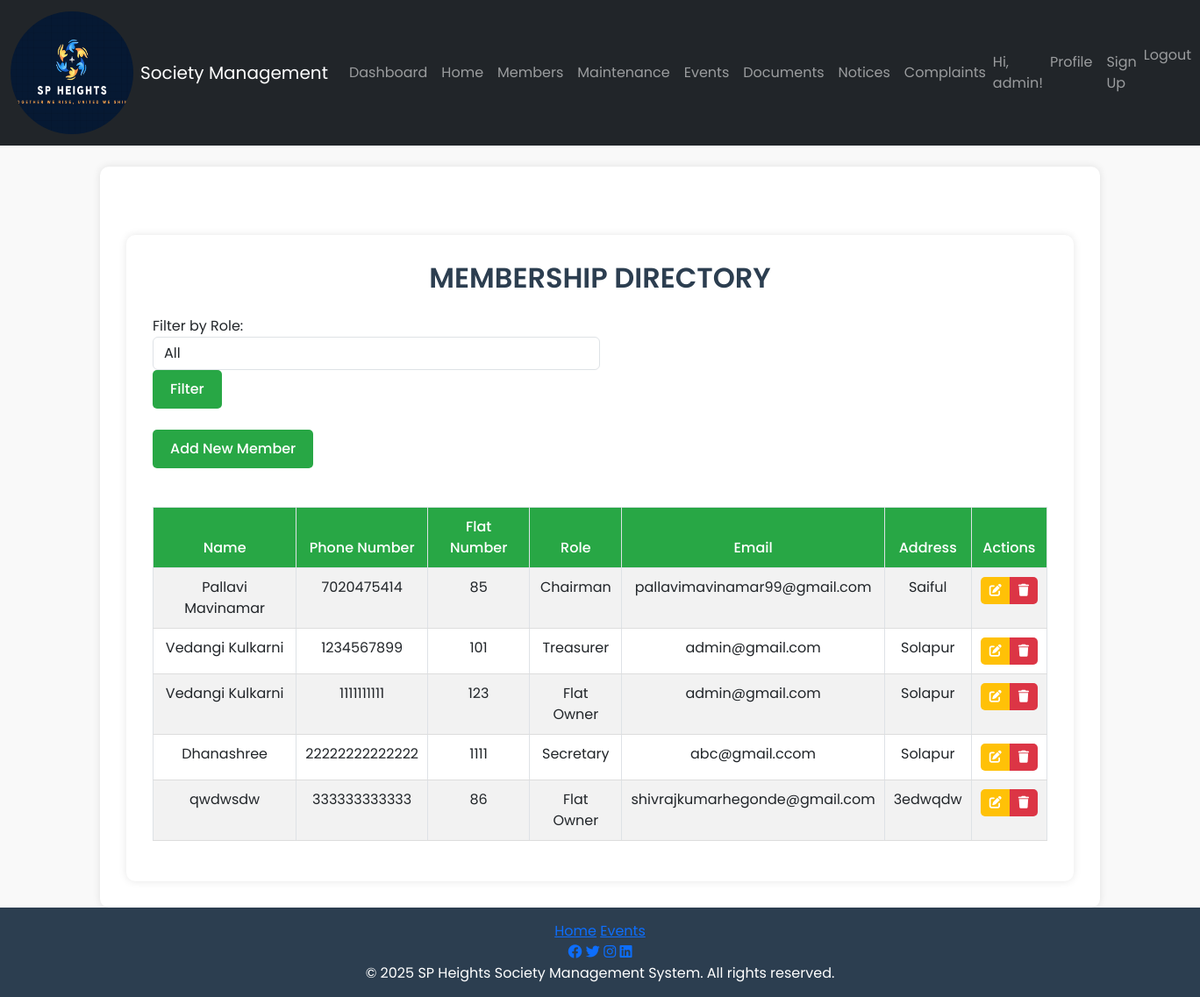
Screenshot of /membership/ (signed in) with the database file from the repository.
### society/models.py (models this page shows, shortened)
class CustomUser(AbstractUser):
    USER_TYPE_CHOICES = [
        ('admin', 'Admin'),
        ('flat_owner', 'Flat Owner'),
        ('tenant', 'Tenant'),
    ]
    phone_number = models.CharField(max_length=15)
    flat_number = models.CharField(max_length=10)
    user_type = models.CharField(max_length=20, choices=USER_TYPE_CHOICES, default='flat_owner')
    is_admin = models.BooleanField(default=False)
    is_flat_owner = models.BooleanField(default=False)
    is_tenant = models.BooleanField(default=False)

class Member(models.Model):
    name = models.CharField(max_length=100)  # Default name for existing records
    phone_number = models.CharField(max_length=15)
    flat_number = models.CharField(max_length=10, unique=True)  # Ensure uniqueness
    role = models.CharField(max_length=50, choices=ROLE_CHOICES)
    email = models.EmailField()
    address = models.TextField()

### society/views.py (the view)
# urls.py: path('membership/', views.membership_directory, name='membership_directory'),
@login_required
def membership_directory(request):
    members = Member.objects.all()
    if request.GET.get('role'):
        role_filter = request.GET.get('role')
        members = members.filter(role=role_filter)
    is_admin = request.user.is_admin  # or request.user.role == 'Admin'
    return render(request, 'membership_directory.html', {'members': members})

### template/membership_directory.html (shortened to what this page needs)
    {% extends 'base.html' %}
    {% block content %}
    {% load static %}
    <link rel="stylesheet" href="{% static 'css/membership_directory.css' %}">
    <div class="container mt-5">
        <h2 class="text-center mb-4 animated-heading">Membership Directory</h2>
        <form method="GET" action="" class="mb-4 filter-form animated-form">
            <div class="form-row">
                <div class="col-md-6">
                    <label for="role">Filter by Role:</label>
                    <select name="role" id="role" class="form-control">
                        <option value="">All</option>
                    </select>
                </div>
                <div class="col-md-6">
                    <button type="submit" class="btn btn-success mt-4 mt-md-0 btn-block filter-button animated-button">Filter</button>
                </div>
            </div>
        </form>
        {% if request.user.is_superuser %}
            <a href="{% url 'add_member' %}" class="btn btn-info mb-4 add-member-button animated-button">Add New Member</a>
        {% endif %}
        <table class="table table-striped table-bordered member-table animated-table">
            <thead>
                <tr>
                    <th>Name</th>
                    <th>Phone Number</th>
                    <th>Flat Number</th>
                    <th>Role</th>
                    <th>Email</th>
                    <th>Address</th>
                    {% if request.user.is_superuser %}
                        <th class="text-center">Actions</th>
                    {% endif %}
                </tr>
            </thead>
            <tbody>
                {% for member in members %}
                    <tr class="animated-row">
                        <td>{{ member.name }}</td>
                        <td>{{ member.phone_number }}</td>
                        <td>{{ member.flat_number }}</td>
                        <td>{{ member.get_role_display }}</td>
                        <td>{{ member.email }}</td>
                        <td>{{ member.address }}</td>
                        {% if request.user.is_superuser %}
                            <td class="text-center">
                                <div class="btn-group" role="group">
                                    <a href="{% url 'edit_member' member.id %}" class="btn btn-sm btn-warning edit-button animated-button">
                                        <i class="fas fa-edit"></i>
                                    </a>
                                    <a href="{% url 'delete_member' member.id %}" class="btn btn-sm btn-danger delete-button animated-button"
                                       onclick="return confirm('Are you sure you want to delete this member?');">
                                        <i class="fas fa-trash"></i>
                                    </a>
                                </div>
                            </td>
                        {% endif %}
                    </tr>
                {% endfor %}
            </tbody>
        </table>
    </div>
    {% endblock %}

### template/base.html (shortened to what this page needs)
{% load static %}
<!DOCTYPE html>
<html lang="en">
<head>
    <link href="https://cdn.jsdelivr.net/npm/bootstrap@5.3.0/dist/css/bootstrap.min.css" rel="stylesheet">
    <link href="https://cdnjs.cloudflare.com/ajax/libs/font-awesome/6.0.0-beta3/css/all.min.css" rel="stylesheet">
    <link href="https://cdnjs.cloudflare.com/ajax/libs/animate.css/4.1.1/animate.min.css" rel="stylesheet">
    <link rel="stylesheet" href="{% static 'css/styles.css' %}">
</head>
<body>
    <div class="d-flex flex-column min-vh-100">
        <nav class="navbar navbar-expand-lg navbar-dark bg-dark">
            <div class="container-fluid">
                <a class="navbar-brand d-flex align-items-center" href="{% url 'home' %}">
                    <img src="{% static 'images/logo.png' %}" alt="Logo" class="logo me-2">
                    <span>Society Management</span>
                </a>
                <div class="collapse navbar-collapse" id="navbarNav">
                    <ul class="navbar-nav me-auto">
                        <li class="nav-item"><a class="nav-link" href="{% url 'dashboard' %}">Dashboard</a></li>
                        <li class="nav-item"><a class="nav-link" href="{% url 'home' %}">Home</a></li>
                        <li class="nav-item"><a class="nav-link" href="{% url 'membership_directory' %}">Members</a></li>
                        <li class="nav-item"><a class="nav-link" href="{% url 'maintenance_requests' %}">Maintenance</a></li>
                        <li class="nav-item"><a class="nav-link" href="{% url 'event_list' %}">Events</a></li>
                        <li class="nav-item"><a class="nav-link" href="{% url 'document_list' %}">Documents</a></li>
                        <li class="nav-item"><a class="nav-link" href="{% url 'notice_list' %}">Notices</a></li>
                        <li class="nav-item"><a class="nav-link" href="{% url 'complaint_list' %}">Complaints</a></li>
                    </ul>
                    <ul class="navbar-nav ms-auto">
                        {% if user.is_authenticated %}
                            <li class="nav-item d-flex align-items-center">
                                <span class="navbar-text welcome-text">Hi, {{ user.username }}!</span>
                            </li>
                            <li class="nav-item"><a class="nav-link" href="{% url 'profile' %}">Profile</a></li>
                            {% if user.is_staff %}
                                <li class="nav-item"><a class="nav-link" href="{% url 'signup' %}">Sign Up</a></li>
                            {% endif %}
                            <li class="nav-item">
                                <form action="{% url 'logout' %}" method="post" class="d-inline">
                                    <button type="submit" class="btn btn-link nav-link" style="padding: 0; border: none; background: none;">Logout</button>
                                </form>
                            </li>
                        {% else %}
                            <li class="nav-item"><a class="nav-link" href="{% url 'login' %}">Login</a></li>
                        {% endif %}
                    </ul>
                </div>
            </div>
        </nav>
        <div class="container flex-grow-1 mt-4">
            {% block content %}
            {% endblock %}
        </div>
       <footer>
    <div class="footer-content">
        <div class="footer-links">
            <a href="{% url 'home' %}">Home</a>
            <a href="{% url 'event_list' %}">Events</a>
        </div>
        <div class="footer-social">
            <a href="#" target="_blank"><i class="fab fa-facebook"></i></a>
            <a href="#" target="_blank"><i class="fab fa-twitter"></i></a>
            <a href="#" target="_blank"><i class="fab fa-instagram"></i></a>
            <a href="#" target="_blank"><i class="fab fa-linkedin"></i></a>
        </div>
        <div class="footer-copyright">
            &copy; 2025 SP Heights Society Management System. All rights reserved.
        </div>
    </div>
</footer>
</body>
</html>

### static/css/styles.css (style rules this page uses)
html, body { height: 100%; display: flex; flex-direction: column; }
.container { flex: 1; }
footer { background-color: #2c3e50; color: white; text-align: center; padding: 15px 0; width: 100%; position: relative; bottom: 0; }
.logo { width: 140px; height: 140px; border-radius: 150%; }

### static/css/membership_directory.css (style rules this page uses)
body { font-family: 'Poppins', sans-serif; background-color: #f9f9f9; }
.container { background: #ffffff; padding: 30px; border-radius: 10px; box-shadow: 0 0 10px rgba(0, 0, 0, 0.1); }
.animated-heading { font-weight: 600; color: #2c3e50; text-transform: uppercase; animation: fadeInDown 1s ease-in-out; }
.animated-form { animation: fadeInUp 1s ease-in-out; }
.filter-button, .add-member-button { background-color: #28a745; border: none; padding: 10px 20px; color: #fff; font-weight: 500; border-radius: 5px; transition: 0.3s; }
.member-table { width: 100%; border-collapse: collapse; margin-top: 20px; }
.member-table th { background: #28a745; color: white; padding: 10px; text-align: center; font-weight: 500; }
.member-table td { padding: 10px; text-align: center; border-bottom: 1px solid #ddd; }
.edit-button { background: #ffc107; border: none; color: white; padding: 5px 10px; border-radius: 5px; transition: 0.3s; }
.delete-button { background: #dc3545; border: none; color: white; padding: 5px 10px; border-radius: 5px; transition: 0.3s; }
.animated-row { animation: fadeIn 0.5s ease-in-out; }

### rows the page displays
CustomUser: username "admin"
Member: name "Pallavi Mavinamar", phone_number "7020475414", flat_number "85", role "Chairman", email "pallavimavinamar99@gmail.com", address "Saiful"
Member: name "Vedangi Kulkarni", phone_number "1234567899", flat_number "101", role "Treasurer", email "admin@gmail.com", address "Solapur"
Member: name "Vedangi Kulkarni", phone_number "1111111111", flat_number "123", role "Flat Owner", email "admin@gmail.com", address "Solapur"
Member: name "Dhanashree", phone_number "22222222222222", flat_number "1111", role "Secretary", email "abc@gmail.ccom", address "Solapur"
Member: name "qwdwsdw", phone_number "333333333333", flat_number "86", role "Flat Owner", email "shivrajkumarhegonde@gmail.com", address "3edwqdw"
